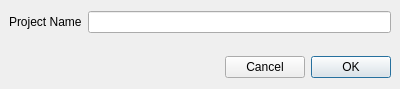
<?xml version="1.0" encoding="UTF-8"?>
<ui version="4.0">
 <class>NProjectDialog</class>
 <widget class="QDialog" name="NProjectDialog">
  <property name="geometry">
   <rect>
    <x>0</x>
    <y>0</y>
    <width>400</width>
    <height>89</height>
   </rect>
  </property>
  <property name="windowTitle">
   <string>Dialog</string>
  </property>
  <layout class="QVBoxLayout" name="verticalLayout">
   <property name="spacing">
    <number>0</number>
   </property>
   <property name="leftMargin">
    <number>0</number>
   </property>
   <property name="topMargin">
    <number>0</number>
   </property>
   <property name="rightMargin">
    <number>0</number>
   </property>
   <property name="bottomMargin">
    <number>0</number>
   </property>
   <item>
    <widget class="QWidget" name="widget" native="true">
     <layout class="QGridLayout" name="gridLayout">
      <item row="0" column="0">
       <widget class="QLabel" name="label">
        <property name="text">
         <string>Project Name</string>
        </property>
       </widget>
      </item>
      <item row="0" column="1">
       <widget class="QLineEdit" name="projectNameEdit"/>
      </item>
     </layout>
    </widget>
   </item>
   <item>
    <widget class="QWidget" name="widget_2" native="true">
     <layout class="QHBoxLayout" name="horizontalLayout">
      <item>
       <spacer name="horizontalSpacer">
        <property name="orientation">
         <enum>Qt::Horizontal</enum>
        </property>
        <property name="sizeHint" stdset="0">
         <size>
          <width>207</width>
          <height>20</height>
         </size>
        </property>
       </spacer>
      </item>
      <item>
       <widget class="QPushButton" name="cancelButton">
        <property name="text">
         <string>Cancel</string>
        </property>
       </widget>
      </item>
      <item>
       <widget class="QPushButton" name="okButton">
        <property name="text">
         <string>OK</string>
        </property>
        <property name="default">
         <bool>true</bool>
        </property>
       </widget>
      </item>
     </layout>
    </widget>
   </item>
  </layout>
 </widget>
 <resources/>
 <connections/>
</ui>
